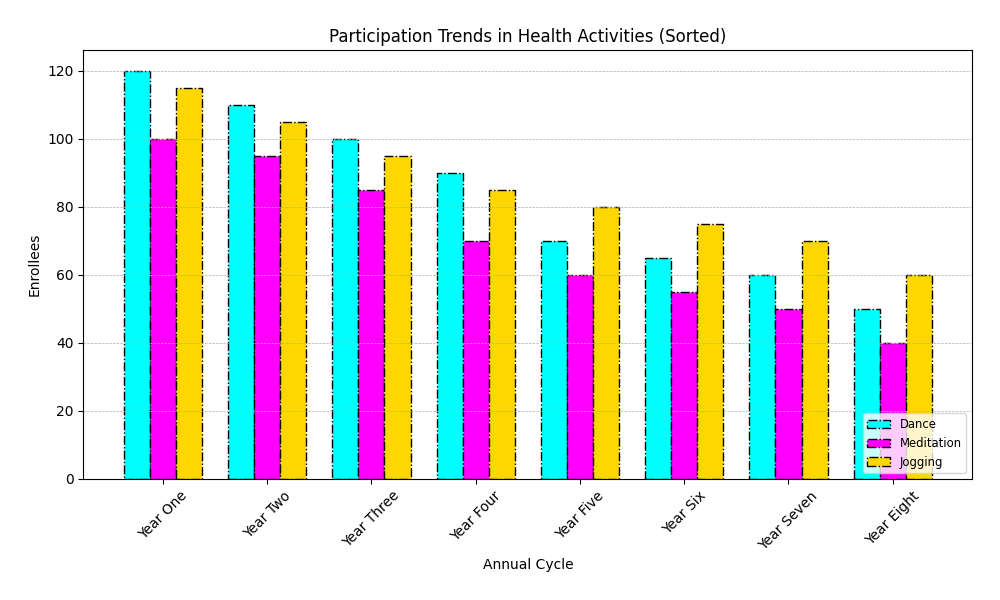

Reproduce this figure in Python.
import numpy as np
import matplotlib.pyplot as plt

years = ['Year One', 'Year Two', 'Year Three', 'Year Four', 'Year Five', 'Year Six', 'Year Seven', 'Year Eight']

data = {
    'Dance': [50, 60, 65, 70, 90, 100, 110, 120],
    'Meditation': [40, 50, 55, 60, 70, 85, 95, 100],
    'Jogging': [60, 70, 75, 80, 85, 95, 105, 115]
}

# Sort the data for each activity in descending order for demonstration
sorted_data = {program: sorted(counts, reverse=True) for program, counts in data.items()}

fig, ax = plt.subplots(figsize=(10, 6))

x = np.arange(len(years))
width = 0.25
colors = ['cyan', 'magenta', 'gold']

# Plot each program's data as a sorted bar chart
for i, (program, counts) in enumerate(sorted_data.items()):
    ax.bar(x + i * width, counts, width, label=program, color=colors[i], linestyle='-.', edgecolor='black')

ax.set_xlabel('Annual Cycle')
ax.set_ylabel('Enrollees')
ax.set_title('Participation Trends in Health Activities (Sorted)')

ax.set_xticks(x + width)
ax.set_xticklabels(years, rotation=45)

# Updating legend placement
ax.legend(loc='lower right', fontsize='small')

# Adding grid
ax.yaxis.grid(True, linestyle='--', linewidth=0.5)

fig.tight_layout(pad=2)

plt.show()
